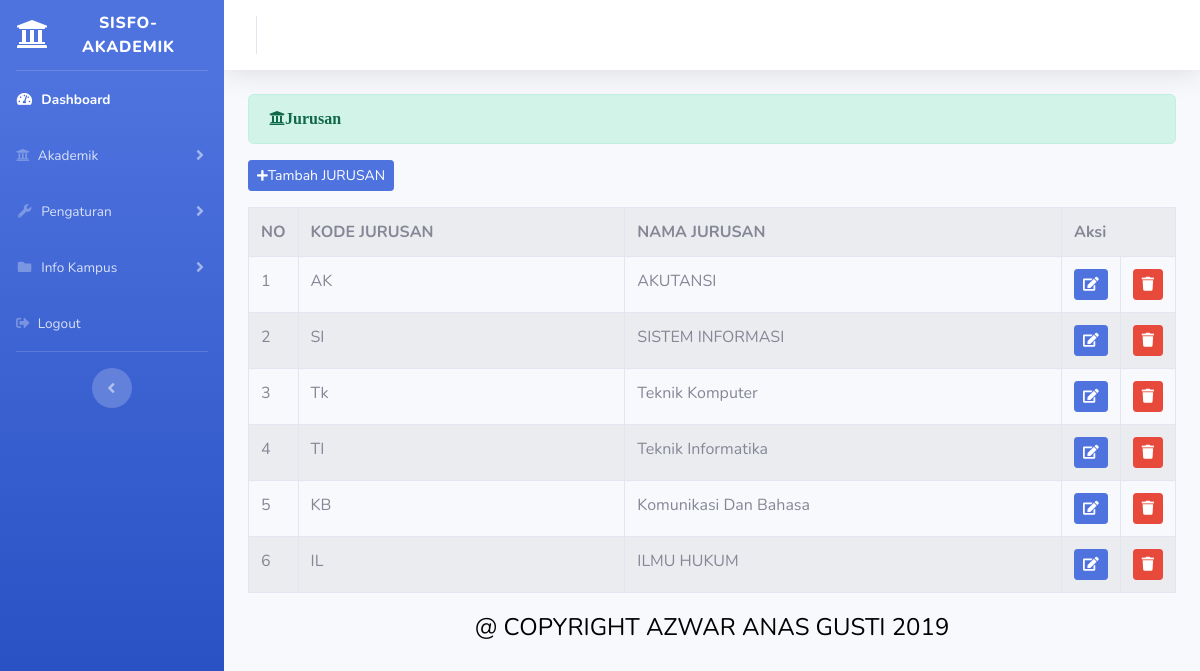
/index.php/administrator/jurusan, run on the app's committed database.
### tables this page shows
CREATE TABLE `jurusan` (
  `id_jurusan` int(11) NOT NULL,
  `kode_jurusan` varchar(3) NOT NULL,
  `nama_jurusan` varchar(25) NOT NULL
);

### application/controllers/administrator/jurusan.php (called while the page is built, shortened)
<?php
class Jurusan extends CI_Controller{
	public function index()
	{
		$data['jurusan']  = $this->jurusan_model->tampil_data()->result();
		$this->load->view('templates_administrator/header');
		$this->load->view('templates_administrator/sidebar');
		$this->load->view('administrator/jurusan',$data);
		$this->load->view('templates_administrator/footer');
	}
}

### index.php (called while the page is built, shortened)
<?php
require_once BASEPATH.'core/CodeIgniter.php';

### application/models/jurusan_model.php (called while the page is built, shortened)
<?php
class Jurusan_model extends CI_Model{
	public function tampil_data()
{
	return $this->db->get('jurusan');
}
}

### application/views/administrator/jurusan.php (the view, shortened to what this page needs)
<div class="container-fluid">
       <div class="alert alert-success" role="alert">
   <i class="fas fa-university">Jurusan</i>
       </div>
       <?php echo anchor('administrator/jurusan/input','<button class="btn btn-sm btn-primary mb-3"><i class=" fas fa-plus fa-sm"></i>Tambah JURUSAN</button>') ?>
     <table class="table table-bordered table-striped table-hover">
     <tr>
     	<th>NO</th>
     	<th>KODE JURUSAN</th>
        <th>NAMA JURUSAN</th>
        <th colspan="2">Aksi</th>
    </tr>
    <?php
    $no = 1;
    foreach ($jurusan as $jrs) : ?>
    	<tr>
    		<td width="20px"><?php echo $no++ ?></td>
    		<td><?php echo $jrs->kode_jurusan ?></td>
    		<td><?php echo $jrs->nama_jurusan ?></td>
    		<td width="20px"><?php echo anchor('administrator/jurusan/update/'. $jrs->id_jurusan,'<div class="btn btn-sm btn-primary"><i class="fa fa-edit"></i></div>') ?></td>
    	    <td width="20px"><?php echo anchor('administrator/jurusan/delete/'. $jrs->id_jurusan,'<div class="btn btn-sm btn-danger"><i class="fa fa-trash"></i></div>') ?></td>
    	</tr>
    <?php endforeach; ?>
      </table>
     </div>

### data on the page
jurusan: kode_jurusan "AK", nama_jurusan "AKUTANSI"
jurusan: kode_jurusan "SI", nama_jurusan "SISTEM INFORMASI"
jurusan: kode_jurusan "Tk", nama_jurusan "Teknik Komputer"
jurusan: kode_jurusan "TI", nama_jurusan "Teknik Informatika"
jurusan: kode_jurusan "KB", nama_jurusan "Komunikasi Dan Bahasa"
jurusan: kode_jurusan "IL", nama_jurusan "ILMU HUKUM"
